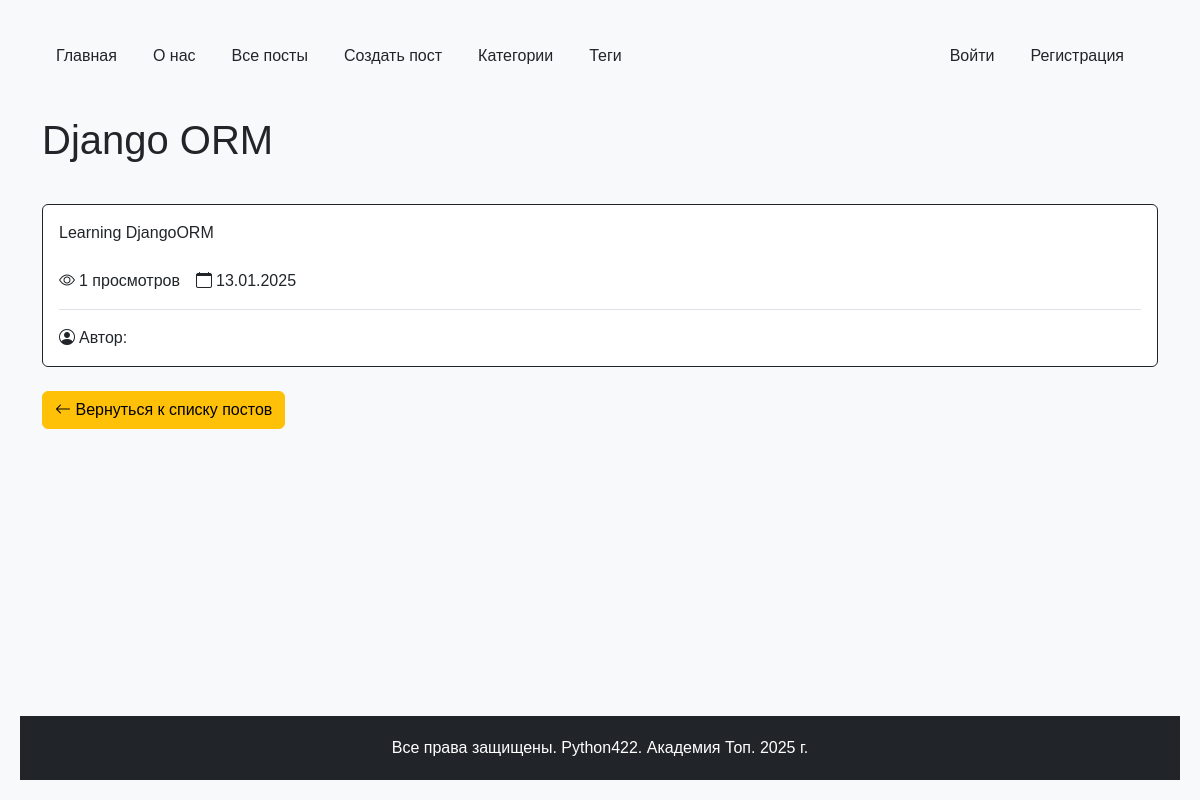
/posts/django-orm/, run on an earlier commit of the app's database.
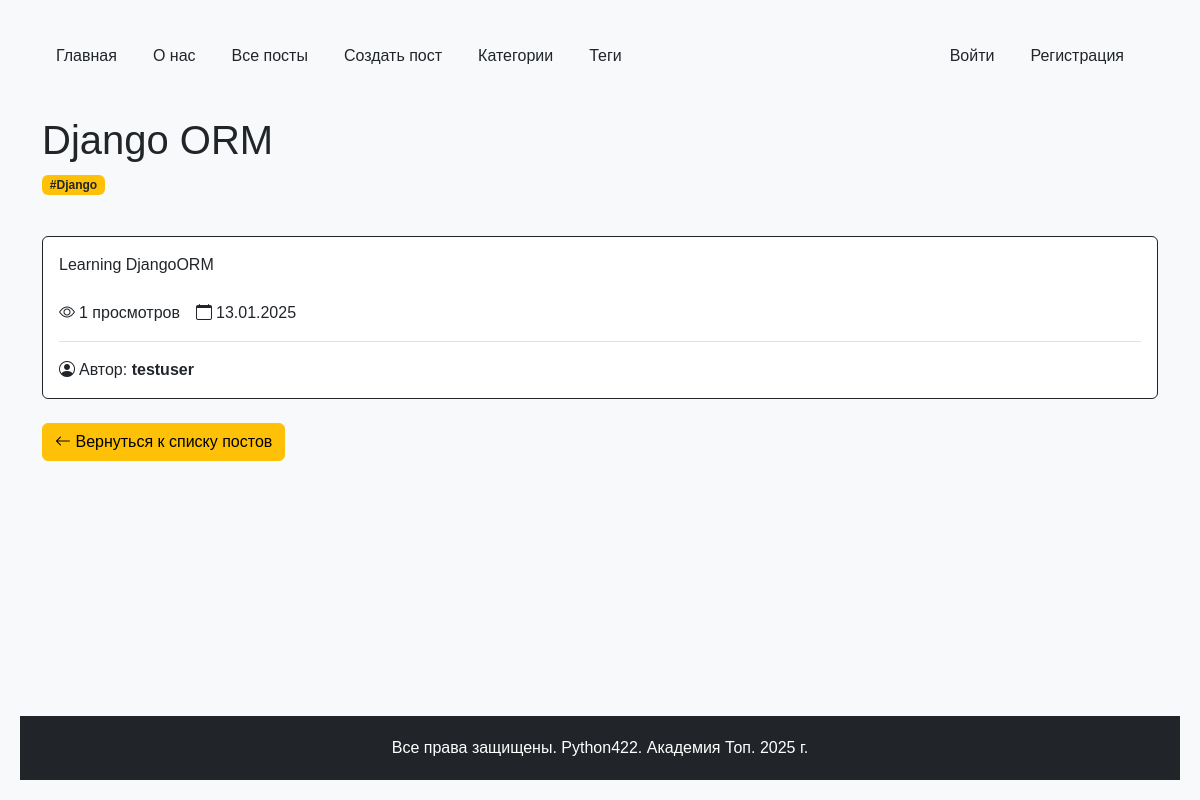
And on a later commit of the database.
### python_blog/models.py (models this page shows, shortened)
class Post(models.Model):
    STATUS_CHOICES = [
        ("draft", "Черновик"),
        ("review", "На проверке"),
        ("reviewed", "Проверено"),
        ("published", "Опубликовано"),
    ]
    title = models.CharField(max_length=100, unique=True, verbose_name="Заголовок")
    slug = models.SlugField(max_length=250, unique=True, verbose_name="Слаг", blank=True, null=True)
    content = models.TextField(verbose_name="Контент")
    author = models.ForeignKey(get_user_model(), on_delete=models.CASCADE, verbose_name="Автор", related_name="posts", default=None, null=True)
    created_at = models.DateTimeField(auto_now_add=True, verbose_name="Дата создания")
    updated_at = models.DateTimeField(auto_now=True, verbose_name="Дата обновления")
    views = models.PositiveIntegerField(default=0, verbose_name="Просмотры")
    status = models.CharField(
        max_length=10, choices=STATUS_CHOICES, default="review", verbose_name="Статус"
    )
    category = models.ForeignKey(
        "Category",  # Ссылка на модель Category
        on_delete=models.SET_NULL,  # При удалении категории, установить значение NULL
        blank=True,  # Не требуем в формах заполнения
        null=True,  # Разрешаем значение NULL в базе данных
        related_name="posts",  # Имя обратной связи
        default=None,  # По умолчанию значение NULL
        verbose_name="Категория",
    )
    tags = models.ManyToManyField("Tag", related_name="posts", verbose_name="Теги")
    class Meta:
        ordering = ["-created_at"]
        verbose_name = "Пост"
        verbose_name_plural = "Посты"

class Tag(models.Model):
    name = models.CharField(max_length=100, verbose_name="Название")
    slug = models.SlugField(max_length=250, unique=True, verbose_name="Слаг")
    def __str__(self):
        return self.name
    class Meta:
        verbose_name = "Тег"
        verbose_name_plural = "Теги"
        ordering = ["name"]

### python_blog/views.py (the view)
# urls.py: path('<slug:post_slug>/', post_detail, name='post_detail'),
def post_detail(request, post_slug):
    post = (
        Post.objects.select_related("category", "author")
        .prefetch_related("tags")
        .get(slug=post_slug)
    )
    session = request.session
    key = f"viewed_posts_{post.id}"
    if key not in session:
        Post.objects.filter(id=post.id).update(views=F("views") + 1)
        session[key] = True
        post.refresh_from_db()  # Обновляем объект
    context = {"title": post.title, "post": post}
    return render(request, "python_blog/post_detail.html", context)

### python_blog/context_processors.py (called while the page is built)
def menu_items(request):
    menu = [
    {"title": "Главная", "url_name": "main"},
    {"title": "О нас", "url_name": "about"},
    {"title": "Все посты", "url_name": "blog:posts"},
    {"title": "Создать пост", "url_name": "blog:post_create"},
    {"title": "Категории", "url_name": "blog:categories"},
    {"title": "Теги", "url_name": "blog:tags"},
]
    current_url_name = request.resolver_match.view_name
    for item in menu:
        item['is_active'] = current_url_name == item['url_name']
    return {'menu_items': menu}

### python_blog/templates/python_blog/post_detail.html (shortened to what this page needs)
{% extends "base.html" %}
{% block content %}
<div class="container mt-4">
    <div class="row mb-4">
        <div class="col-12">
            <h1 class="text-dark">{{ post.title }}</h1>
            <div class="mb-3">
                {% for tag in post.tags.all %}
                <a href="{% url 'blog:tag_detail' tag.slug %}" class="text-decoration-none">
                    <span class="badge bg-warning text-dark me-1">#{{ tag }}</span>
                </a>
                {% endfor %}
            </div>
        </div>
    </div>
    <div class="row">
        <div class="col-12">
            <div class="card border-dark">
                <div class="card-body">
                    <p class="card-text">{{ post.content }}</p>
                    <div class="stats mt-4 pb-3 border-bottom d-flex flex-wrap gap-3">
                        <span class="d-flex align-items-center text-dark">
                            <i class="bi bi-eye me-1"></i>
                            <span class="stats-text">{{ post.views }} просмотров</span>
                        </span>
                        <span class="d-flex align-items-center text-dark">
                            <i class="bi bi-calendar me-1"></i>
                            <span class="stats-text">{{ post.created_at|date:"d.m.Y" }}</span>
                        </span>
                    </div>
                    <div class="author mt-3">
                        <span class="d-flex align-items-center text-dark">
                            <i class="bi bi-person-circle me-1"></i>
                            <span class="stats-text">Автор: <span class="fw-bold">{{ post.author.username }}</span></span>
                        </span>
                    </div>
                </div>
            </div>
        </div>
    </div>
    <div class="row mt-4">
        <div class="col-12">
            <a href="{% url 'blog:posts' %}" class="btn btn-warning d-none d-md-inline-block">
                <i class="bi bi-arrow-left"></i> Вернуться к списку постов
            </a>
        </div>
    </div>
</div>
{% endblock %}

What changed in the data, as far as the page shows it:
changed Post "Django ORM": author.username (not shown) → "testuser"
now on this page (row unchanged): Tag: name "Django"
